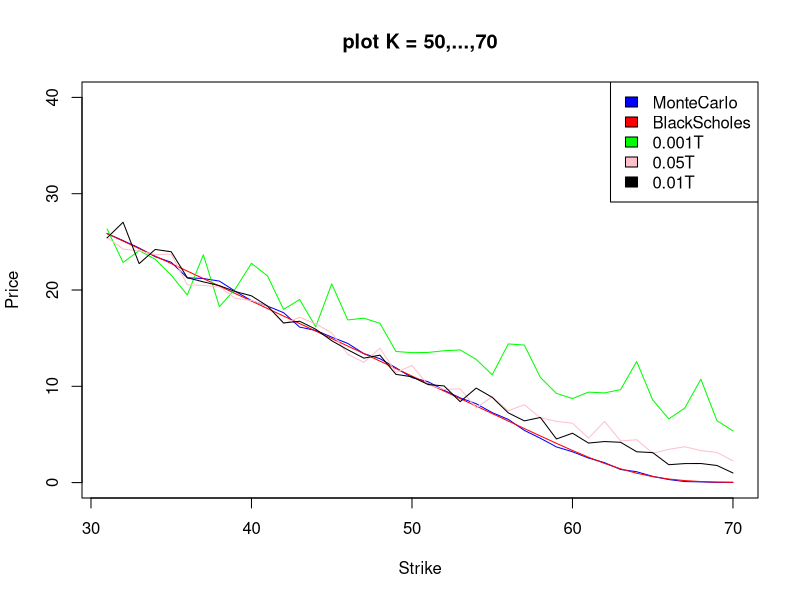

Reproduce this figure in R.
## ---- chunk 1
init_price <- 50
K <- 30
r<- 0.05
sigma <- 0.02
T <- 5
M <- 100
N <- 100
## ---- chunk 2
BS_V0 <- function(S_0, K, r, sigma, T){
  d1 <- (log(S_0/K) + (r + sigma^2/2)*T)/(sigma * sqrt(T)) 
  d2 <- (log(S_0/K) + (r - sigma^2/2)*T)/(sigma * sqrt(T)) 
  res <- S_0 * pnorm(d1) - K*pnorm(d2) * exp(-r * T)
  return(res)
}

MC_BSV0 <- function(S_0, K, r, sigma, T, N, M){
  payoff <- rep(0,M)
  for (i in 1:M){
    s <- S_0
    for (n in 1:N){
      s <- s + r*s*(T/N) + sigma * s * rnorm(1) * sqrt(T/N)
    }
    if (s>K){
      payoff[[i]] <- s-K
    } else{
      payoff[[i]] <- 0
    }
  }
  res <- (1 + r * (T/N))^-N * (mean(payoff))
  return (res)
}

MC_SV0 <- function(S_0, K, r, sigma_0, kappa, theta, miu, rho, lambda, T, N, M){
  payoff <- rep(0,M)
  for (i in 1:M){
    s <- S_0
    v<- sigma_0
    vols = rep(0,N)
    for (n in 1:N){
      gts = rnorm(1)
      gtv = rnorm(1)
      s <- s + r*s*(T/N) + sqrt(v) * s * gts * sqrt(T/N)
      v <- v + kappa*(theta-v)*(T/N) - v*lambda*(T/N) + miu*sqrt(v)*sqrt(T/N)*(rho*(gts) + sqrt(1-rho^2)*gtv)
      #vols[[n]] = v
    }
    #plot(c(1:N), vols,main = "vol evolution",ylab="Vols",xlab="Time",type="l")
    if (s>K){
      payoff[[i]] <- s-K
    } else{
      payoff[[i]] <- 0
    }
  }
  res <- (1 + r * (T/N))^-N * mean(payoff)
  return (res)
}

## ---- chunk 3
MC <- rep(0,40)
BS <- rep(0,40)
SV_10k <- rep(0,40)
SV_20k <- rep(0,40)
SV_30k <- rep(0,40)

for (i in 1:40){
  MC[[i]] <- MC_BSV0(init_price, K+i, r, sigma, T, M, N)
  BS[[i]] <- BS_V0(init_price, K+i, r, sigma, T)
  SV_10k[[i]] <- MC_SV0(init_price, K+i, r, sigma^2, 1, 0.1, 0.001 ,-0, 1, T, M, N)
  SV_20k[[i]] <- MC_SV0(init_price, K+i, r, sigma^2, 1 , 0.1, 0.001 ,-0, 10, T, M, N)
  SV_30k[[i]] <- MC_SV0(init_price, K+i, r, sigma^2, 1, 0.1, 0.001 ,-0, 20, T, M, N)
}

plot(c(31:70), MC, main = "plot K = 50,...,70", ylab = "Price", xlab="Strike", type = "l", col = "blue", ylim=c(0,40))
lines(31:70, BS, col = "red")
lines(31:70, SV_10k, col = "green")
lines(31:70, SV_20k, col = "pink")
lines(31:70, SV_30k, col = "black")
legend("topright",
       c("MonteCarlo","BlackScholes", "0.001T","0.05T","0.01T"),
       fill=c("blue","red", "green","pink","black"))
